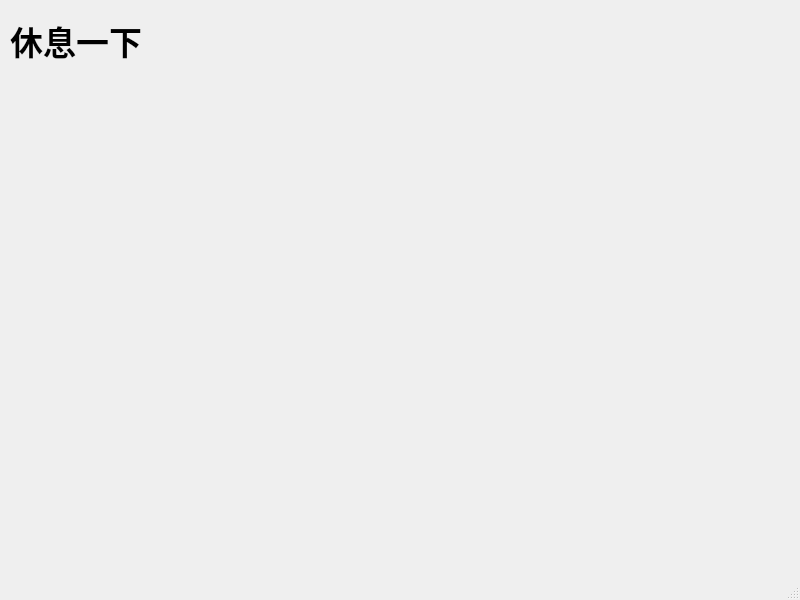
<?xml version="1.0" encoding="UTF-8"?>
<ui version="4.0">
 <class>MainWindow</class>
 <widget class="QMainWindow" name="MainWindow">
  <property name="geometry">
   <rect>
    <x>0</x>
    <y>0</y>
    <width>800</width>
    <height>600</height>
   </rect>
  </property>
  <property name="windowTitle">
   <string>MainWindow</string>
  </property>
  <widget class="QWidget" name="centralwidget">
   <widget class="QLabel" name="label">
    <property name="geometry">
     <rect>
      <x>10</x>
      <y>10</y>
      <width>141</width>
      <height>61</height>
     </rect>
    </property>
    <property name="font">
     <font>
      <pointsize>25</pointsize>
      <weight>75</weight>
      <bold>true</bold>
     </font>
    </property>
    <property name="text">
     <string>休息一下</string>
    </property>
   </widget>
  </widget>
  <widget class="QMenuBar" name="menubar">
   <property name="geometry">
    <rect>
     <x>0</x>
     <y>0</y>
     <width>800</width>
     <height>23</height>
    </rect>
   </property>
  </widget>
  <widget class="QStatusBar" name="statusbar"/>
 </widget>
 <resources/>
 <connections/>
</ui>
